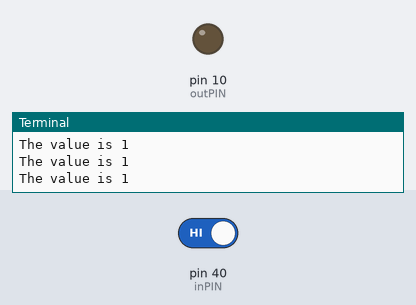
Recording of a program running on a simulated Raspberry Pi (header pin numbers). Parts: output pins drawn as LEDs (lit = HIGH), the last lines printed to the terminal. Inputs (shaded band) come from the test bench; at power-on: pin 40 (inPIN) HIGH.

Above: at 1.2 s.
1.3 s: pin 40 (inPIN) driven LOW
At 2.0 s:
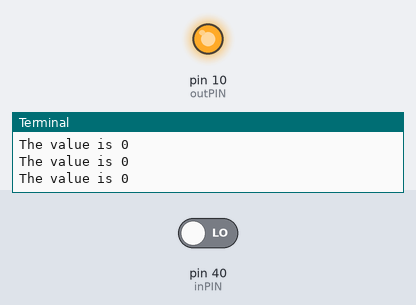
2.9 s: pin 40 (inPIN) driven HIGH
At 3.3 s:
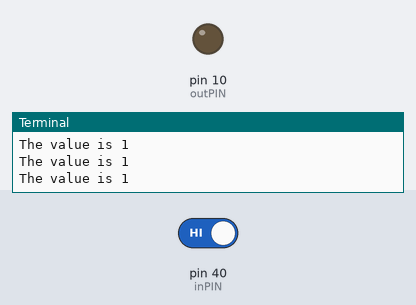
Timing chart, 0 to 5.9 s (numbered marks = the images above; inputs shaded):
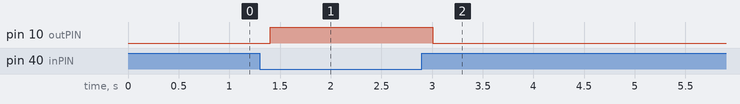

Measured:
- after the input at 1.3 s, pin 10 (outPIN): LOW → HIGH after 0.10 s
- after the input at 2.9 s, pin 10 (outPIN): HIGH → LOW after 0.11 s

The program:

l05_pull_up_down_manual_led.py
```python
import RPi.GPIO as GPIO
from time import sleep
GPIO.setmode(GPIO.BOARD)
inPIN=40
outPIN= 10
GPIO.setup(outPIN,GPIO.OUT)
GPIO.setup(inPIN,GPIO.IN)
#pull up circiut with a button

try:
    while True:
        value = GPIO.input(inPIN)
        print(f"The value is {value}")
        sleep(0.1)
        if value == 0:
            GPIO.output(outPIN,1)
        else:
             GPIO.output(outPIN,0)
except KeyboardInterrupt :
        print("GPIO has cleaned")
        GPIO.cleanup()
```
